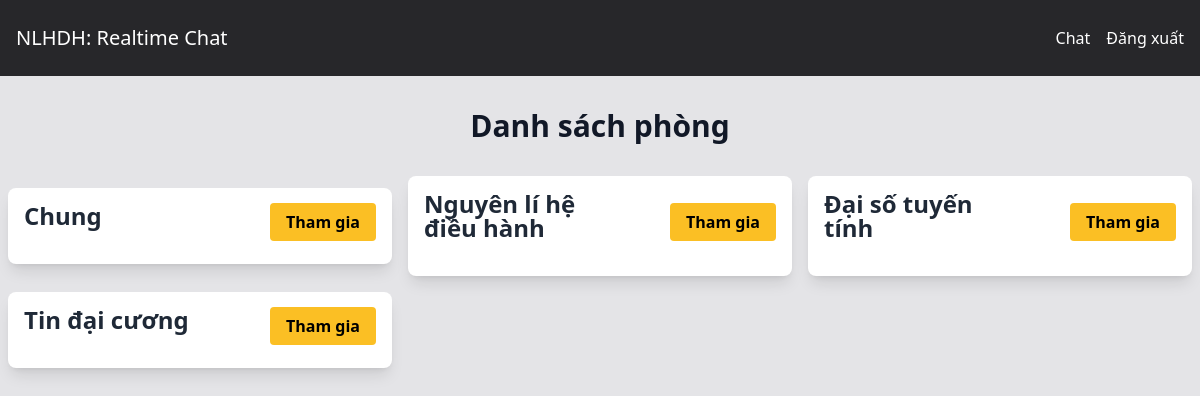
Screenshot of /rooms/ (signed in) with the database file from the repository.
### room/models.py (models this page shows, shortened)
class Room(models.Model):
    name = models.CharField(max_length=200)
    slug = models.SlugField(max_length=255, unique=True)

### room/views.py (the view)
# urls.py: path("rooms/", include('room.urls'), name="rooms"),
@login_required
def rooms(request):
    rooms = Room.objects.all()
    return render(request, 'room/rooms.html', {'rooms': rooms})

### core/templates/room/rooms.html (shortened to what this page needs)
{% extends "core/base.html" %}
{% block content %}
<div>
    <h1 class="text-3xl text-center font-bold text-gray-900 mt-8">Danh sách phòng</h1>
</div>
<br>
<div class="w-full flex flex-wrap items-center">
    {% for room in rooms %}
    <div class="w-full md:w-1/2 lg:w-1/3 p-2">
        <div class="bg-white rounded-lg shadow-lg p-4">
            <div class="flex flex-wrap items-center">
                <div class="w-full md:w-1/2">
                    <h2 class="text-2xl text-gray-800 font-bold leading-none mb-3">{{ room.name }}</h2>
                </div>
                <div class="w-full md:w-1/2 text-right">
                    <a href="{% url 'room' room.slug %}" class="bg-amber-400 hover:bg-amber-500 text-black font-bold py-2 px-4 rounded">Tham gia</a>
                </div>
            </div>
        </div>
    </div>
    {% endfor %}
</div>
{% endblock %}

### rows the page displays
Room: name "Chung"
Room: name "Nguyên lí hệ điều hành"
Room: name "Đại số tuyến tính"
Room: name "Tin đại cương"
